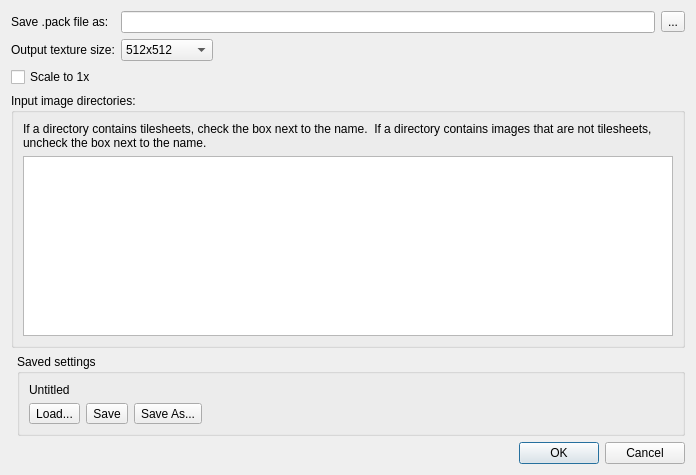
<?xml version="1.0" encoding="UTF-8"?>
<ui version="4.0">
 <class>CreatePackDialog</class>
 <widget class="QDialog" name="CreatePackDialog">
  <property name="geometry">
   <rect>
    <x>0</x>
    <y>0</y>
    <width>696</width>
    <height>475</height>
   </rect>
  </property>
  <property name="windowTitle">
   <string>Create .pack file</string>
  </property>
  <layout class="QGridLayout" name="gridLayout_2">
   <item row="0" column="0" colspan="2">
    <layout class="QFormLayout" name="formLayout">
     <property name="fieldGrowthPolicy">
      <enum>QFormLayout::ExpandingFieldsGrow</enum>
     </property>
     <item row="0" column="0">
      <widget class="QLabel" name="label">
       <property name="text">
        <string>Save .pack file as:</string>
       </property>
      </widget>
     </item>
     <item row="0" column="1">
      <layout class="QHBoxLayout" name="horizontalLayout">
       <item>
        <widget class="QLineEdit" name="packNameEdit"/>
       </item>
       <item>
        <widget class="QToolButton" name="packNameBrowse">
         <property name="text">
          <string>...</string>
         </property>
        </widget>
       </item>
      </layout>
     </item>
     <item row="1" column="0">
      <widget class="QLabel" name="label_2">
       <property name="text">
        <string>Output texture size:</string>
       </property>
      </widget>
     </item>
     <item row="1" column="1">
      <widget class="QComboBox" name="texSizeCombo">
       <item>
        <property name="text">
         <string>512x512</string>
        </property>
       </item>
       <item>
        <property name="text">
         <string>1024x1024</string>
        </property>
       </item>
       <item>
        <property name="text">
         <string>2048x2048</string>
        </property>
       </item>
      </widget>
     </item>
     <item row="2" column="0">
      <widget class="QCheckBox" name="scale50">
       <property name="text">
        <string>Scale to 1x</string>
       </property>
      </widget>
     </item>
    </layout>
   </item>
   <item row="3" column="1">
    <widget class="QDialogButtonBox" name="buttonBox">
     <property name="orientation">
      <enum>Qt::Horizontal</enum>
     </property>
     <property name="standardButtons">
      <set>QDialogButtonBox::Cancel|QDialogButtonBox::Ok</set>
     </property>
    </widget>
   </item>
   <item row="1" column="0" colspan="2">
    <widget class="QGroupBox" name="groupBox">
     <property name="title">
      <string>Input image directories:</string>
     </property>
     <layout class="QGridLayout" name="gridLayout">
      <item row="2" column="0">
       <layout class="QHBoxLayout" name="directoryToolbarLayout"/>
      </item>
      <item row="1" column="0">
       <widget class="QListWidget" name="dirList"/>
      </item>
      <item row="0" column="0">
       <widget class="QLabel" name="label_3">
        <property name="text">
         <string>If a directory contains tilesheets, check the box next to the name.  If a directory contains images that are not tilesheets, uncheck the box next to the name.</string>
        </property>
        <property name="wordWrap">
         <bool>true</bool>
        </property>
       </widget>
      </item>
     </layout>
    </widget>
   </item>
   <item row="2" column="1">
    <widget class="QGroupBox" name="groupBox_2">
     <property name="title">
      <string>Saved settings</string>
     </property>
     <layout class="QVBoxLayout" name="verticalLayout">
      <item>
       <widget class="QLabel" name="settingsName">
        <property name="text">
         <string>Untitled</string>
        </property>
       </widget>
      </item>
      <item>
       <layout class="QHBoxLayout" name="horizontalLayout_2">
        <item>
         <widget class="QToolButton" name="btnLoad">
          <property name="text">
           <string>Load...</string>
          </property>
         </widget>
        </item>
        <item>
         <widget class="QToolButton" name="btnSave">
          <property name="text">
           <string>Save</string>
          </property>
         </widget>
        </item>
        <item>
         <widget class="QToolButton" name="btnSaveAs">
          <property name="text">
           <string>Save As...</string>
          </property>
         </widget>
        </item>
        <item>
         <spacer name="horizontalSpacer">
          <property name="orientation">
           <enum>Qt::Horizontal</enum>
          </property>
          <property name="sizeHint" stdset="0">
           <size>
            <width>40</width>
            <height>20</height>
           </size>
          </property>
         </spacer>
        </item>
       </layout>
      </item>
     </layout>
    </widget>
   </item>
  </layout>
  <action name="actionAddDirectory">
   <property name="icon">
    <iconset resource="tiled.qrc">
     <normaloff>:/images/22x22/add.png</normaloff>:/images/22x22/add.png</iconset>
   </property>
   <property name="text">
    <string>Add directory</string>
   </property>
   <property name="toolTip">
    <string>Add directory</string>
   </property>
  </action>
  <action name="actionRemoveDirectory">
   <property name="icon">
    <iconset resource="tiled.qrc">
     <normaloff>:/images/22x22/remove.png</normaloff>:/images/22x22/remove.png</iconset>
   </property>
   <property name="text">
    <string>Remove selected directory</string>
   </property>
   <property name="toolTip">
    <string>Remove selected directory</string>
   </property>
  </action>
 </widget>
 <resources>
  <include location="tiled.qrc"/>
 </resources>
 <connections>
  <connection>
   <sender>buttonBox</sender>
   <signal>accepted()</signal>
   <receiver>CreatePackDialog</receiver>
   <slot>accept()</slot>
   <hints>
    <hint type="sourcelabel">
     <x>248</x>
     <y>254</y>
    </hint>
    <hint type="destinationlabel">
     <x>157</x>
     <y>274</y>
    </hint>
   </hints>
  </connection>
  <connection>
   <sender>buttonBox</sender>
   <signal>rejected()</signal>
   <receiver>CreatePackDialog</receiver>
   <slot>reject()</slot>
   <hints>
    <hint type="sourcelabel">
     <x>316</x>
     <y>260</y>
    </hint>
    <hint type="destinationlabel">
     <x>286</x>
     <y>274</y>
    </hint>
   </hints>
  </connection>
 </connections>
</ui>
